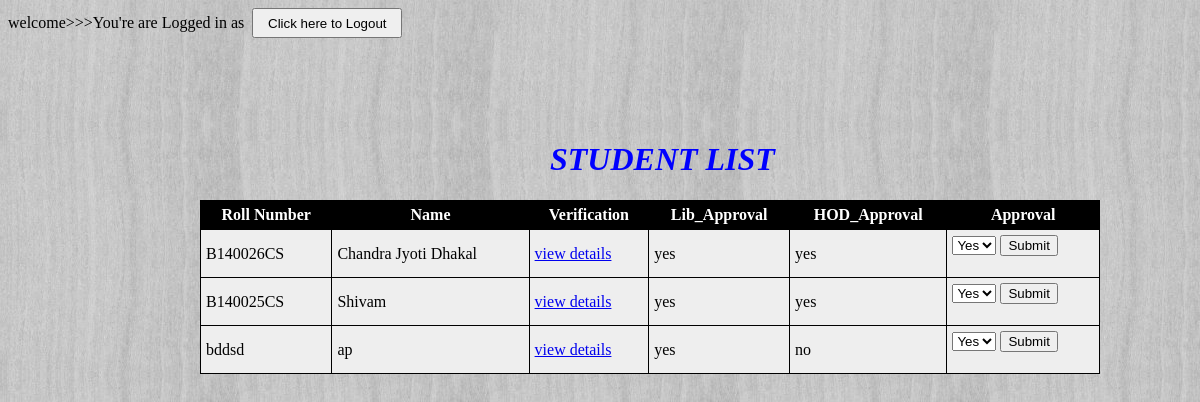
The app's page /admin.php with its own data.
### tables this page shows
CREATE TABLE IF NOT EXISTS `register` (
  `name` varchar(50) NOT NULL,
  `email` varchar(50) NOT NULL,
  `roll` varchar(50) NOT NULL,
  `branch` varchar(50) NOT NULL,
  `sem` int(50) NOT NULL,
  `year` int(50) NOT NULL,
  `roleid` int(50) NOT NULL,
  `sgpa` varchar(50) NOT NULL,
  `backlog` varchar(50) NOT NULL,
  `refid` int(50) NOT NULL,
  PRIMARY KEY (`roll`)
);

CREATE TABLE IF NOT EXISTS `lib` (
  `roll` varchar(50) NOT NULL,
  `approve_l` varchar(50) NOT NULL,
  KEY `roll` (`roll`) USING BTREE
);

CREATE TABLE IF NOT EXISTS `hod` (
  `roll` varchar(50) NOT NULL,
  `approve_h` varchar(50) NOT NULL
);

### admin.php (the view, shortened to what this page needs)
<?php
$servername = "localhost";
$username = "root";
$password = "";
$dbname = "dummy_test";
$conn = new mysqli($servername, $username, $password, $dbname);
					?>
			<?php
    $wel='You\'re are Logged in as';
    echo $wel.$_SESSION['user_id'];
	echo '<input type="button" style="width:150px;height:30px"  value="Click here to Logout" onclick="window.location =\'logout.php\'" />';
?>
<h1>STUDENT LIST</h1>
</head>
<body bgcolor="pink">
<?php
$sql = "SELECT register.roll, name, approve_l, approve_h FROM register, hod, lib WHERE register.roll=hod.roll AND register.roll=lib.roll";
$result = $conn->query($sql);
if ($result->num_rows > 0) {
     echo "<table><tr><th>Roll Number</th><th>Name</th><th>Verification</th><th>Lib_Approval</th><th>HOD_Approval</th><th>Approval</th></tr>";
     while($row = $result->fetch_assoc()) {
		$roll = $row["roll"];
		echo "<tr><td>" . $row["roll"]. "</td><td> " . $row["name"]. "</td><td><a href='details.php?roll=$roll'>view details</a></td><td> " . $row["approve_l"]. "</td><td> " . $row["approve_h"]. "</td><td><form action='' method='POST'><select name='approve'><option value='yes'> Yes </option><option value='no'> No </option></select><input type='text' name='roll' value='". $roll ."' hidden> <input type='submit' value='Submit'></form></td></tr>";
     }
     echo "</table>";
} else {
     echo "0 results";
}
?>
</body>
</html>

### admin.php (style rules this page uses)
body { background: transparent url(background.jpg) repeat; }
h1 { color:blue; font-weight: bold; font-style:italic; position:absolute; left:550px; top:120px; }
table { position:absolute; border: 5px; background-color:#eee; border-collapse:collapse; top:200px; left:200px; width:900px; }
th { background-color:#000; color:white; }
table, td, th { padding:5px; border:1px solid #000; }

### records on screen
register: roll "B140026CS", name "Chandra Jyoti Dhakal", lib.approve_l "yes", hod.approve_h "yes"
register: roll "B140025CS", name "Shivam", lib.approve_l "yes", hod.approve_h "yes"
register: roll "bddsd", name "ap", lib.approve_l "yes", hod.approve_h "no"

### other values on screen
$wel "You're are Logged in as"
